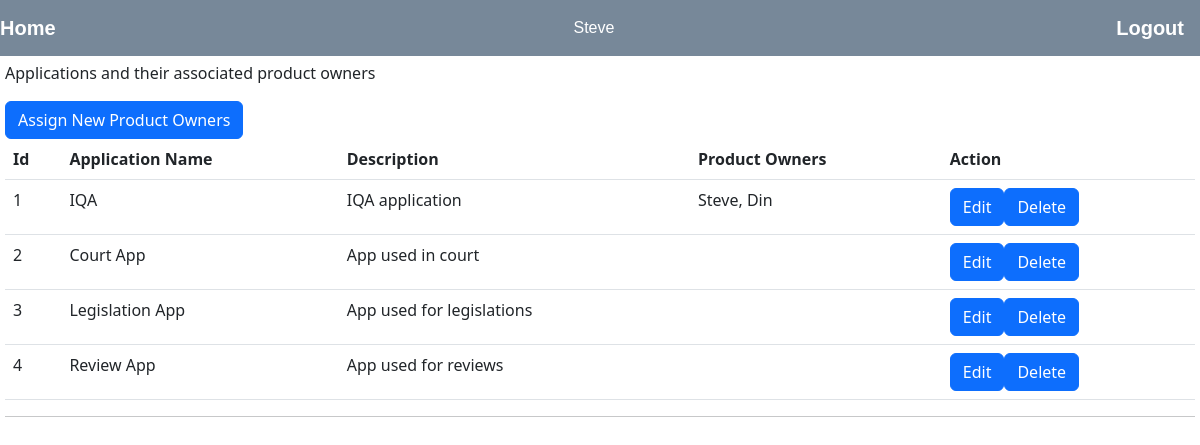
Screenshot of / (signed in) with the database file from the repository.
### models.py (models this page shows, shortened)
class User(db.Model, UserMixin):
    id = db.Column(db.Integer, primary_key=True)
    first_name = db.Column(db.String(100), nullable=False)
    last_name = db.Column(db.String(100))
    username = db.Column(db.String(100), nullable=False)
    email = db.Column(db.String(50), unique=True, nullable=False)
    password = db.Column(db.String(100), nullable=False)
    is_admin = db.Column(db.Integer, nullable=False)

class Application(db.Model):
    id = db.Column(db.Integer, primary_key=True)
    name = db.Column(db.String(100), nullable=False, unique=True)
    description = db.Column(db.String(100))
    users = db.relationship('User', secondary=product_owners, backref='app_owners')

### app.py (the view)
@app.route("/")
@login_required
def home():
    apps = ApplicationTable.query.all()
    isAdmin = False
    if current_user.is_admin == True:
        isAdmin = True
    return render_template("home.html", applications=apps, isAdmin=isAdmin)

### app.py (called while the page is built)
@login_manager.user_loader
def load_user(user_id):
    return UserTable.query.get(int(user_id))

### templates/home.html (shortened to what this page needs)
{% extends "layout.html" %}
{% block content %}
    <p>Applications and their associated product owners</p>
    {% if isAdmin %}
      <a class='btn btn-primary' href="/createApp/">Assign New Product Owners</a>
    {% endif %}
    <table class="table">
      <thead>
        <tr>
          <th scope="col">Id</th>
          <th scope="col">Application Name</th>
          <th scope="col">Description</th>
          <th scope="col">Product Owners</th>
          <th scope="col">Action</th>
        </tr>
      </thead>
      <tbody>
        {% for item in applications %}
          <tr>
            <td>{{ item.id }}</td>
            <td>{{ item.name }}</td>
            <td>{{ item.description }}</td>
            <td>
              {% for user in item.users %}
                {% if loop.last  %}
                  {{ user.first_name }}
                {% else %}
                  {{ user.first_name }},
                {% endif %}
              {% endfor %}
            </td>
            {% if isAdmin %}
              <td><a class='btn btn-primary' href="/updateApp/{{ item.id }}">Edit</a><a class='btn btn-primary confirmation' href="/deleteApp/{{ item.id }}">Delete</a></td>
            {% endif %}
          </tr>
        {% endfor %}
      </tbody>
    </table>
{% endblock %}

### templates/layout.html (shortened to what this page needs)
<!DOCTYPE html>
<html>
    <head>
        <link rel="stylesheet" type="text/css" href="{{ url_for('static', filename='site.css')}}" />
        <link href="https://cdn.jsdelivr.net/npm/bootstrap@5.2.0/dist/css/bootstrap.min.css" rel="stylesheet">
    </head>
    <body>
        <div class="navbar">
            <a href="{{ url_for('home') }}" class="navbar-brand">Home</a>
            {% if current_user.is_authenticated %}
                {{ current_user.first_name }}
                <a href="{{ url_for('logout') }}" class="navbar-brand">Logout</a>
            {% else %}
                <a href="{{ url_for('login') }}" class="navbar-brand">Login</a>
            {% endif %}
        </div>
        <div class="body-content">
            {% block content %}
            {% endblock %}
            <hr/>
        </div>
    </body>
</html>

### static/site.css (style rules this page uses)
.navbar { background-color: lightslategray; font-size: 1em; font-family: 'Trebuchet MS', 'Lucida Sans Unicode', 'Lucida Grande', 'Lucida Sans', Arial, sans-serif; color: white; padding: 8px 5px 8px 5px; }
.navbar a { text-decoration: none; color: inherit; }
.navbar-brand { font-size: 1.2em; font-weight: 600; }
.body-content { padding: 5px; font-family:'Segoe UI', Tahoma, Geneva, Verdana, sans-serif; }

### rows the page displays
User: first_name "Steve"
Application: id "1", name "IQA", description "IQA application"
User: first_name "Din"
Application: id "2", name "Court App", description "App used in court"
Application: id "3", name "Legislation App", description "App used for legislations"
Application: id "4", name "Review App", description "App used for reviews"
